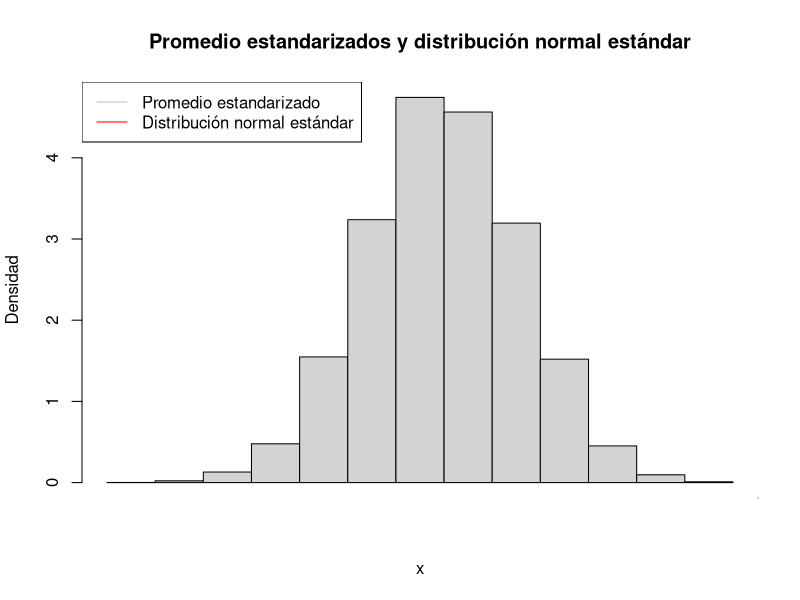

The R script that drew this image: (Note: this script raises an error after producing the figure.)
v = (1:10^4)


for(i in 1:10^4){
  z=rnorm(1, mean=-4, sd=sqrt(16)/50)
  v[i] <- z
  
}
# Presentamos en un histograma los valores obtenidos en el loop
s = seq(0, 5, 0.1)
hist(v,
     main="Promedio estandarizados y distribución normal estándar",
     breaks = 20,
     xaxt="n",
     ylab="Densidad",
     xlab="x",
     freq=FALSE)
# Sobre el histograma graficamos la densidad de la distribución normal estándar
lines(s, 
      dnorm(s, mean = -4, sd = sqrt(16)/50),
      lty = 1, 
      lwd = 2)

polygon(s, 
        dnorm(s, mean = -4, sd = sqrt(16)/50), 
        col = rgb(1, 0, 0, alpha = 0.5))
# Por último agregamos una leyenda para visualizar claramente los resultados  y cambiamos la escala del eje
axis(1, at=s,las=1)
legend("topleft", 
       legend = c("Promedio estandarizado",
                  "Distribución normal estándar"),
       lty = 1, col = c("grey","red"), lwd =1, box.lty =1)
#Falta arreglarr NORMAL ESTANDAR
#Parte c)
#10^4 intervalos de confianza con confianza 95%
n <- 50    # El tamaño válido de la muestra
media <- 32 # la media 
desv <- 6  # La desviación estándar. Datos históricos
nivelconfianza = 0.90

zsum.test(mean.x=32,sigma.x=6, n.x=50,conf.level=0.90)


